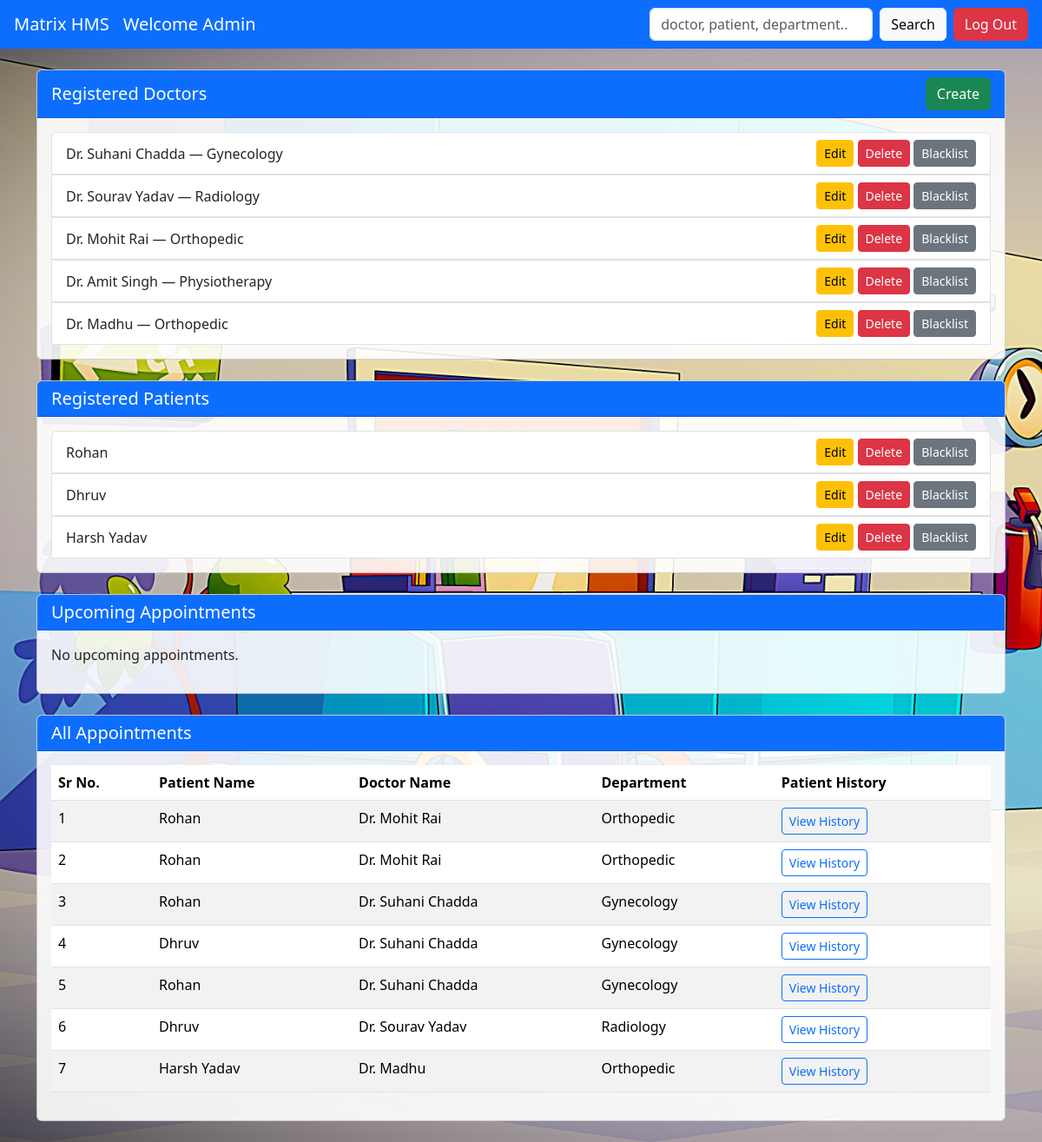
Before: /admin_dashboard with the older database file.
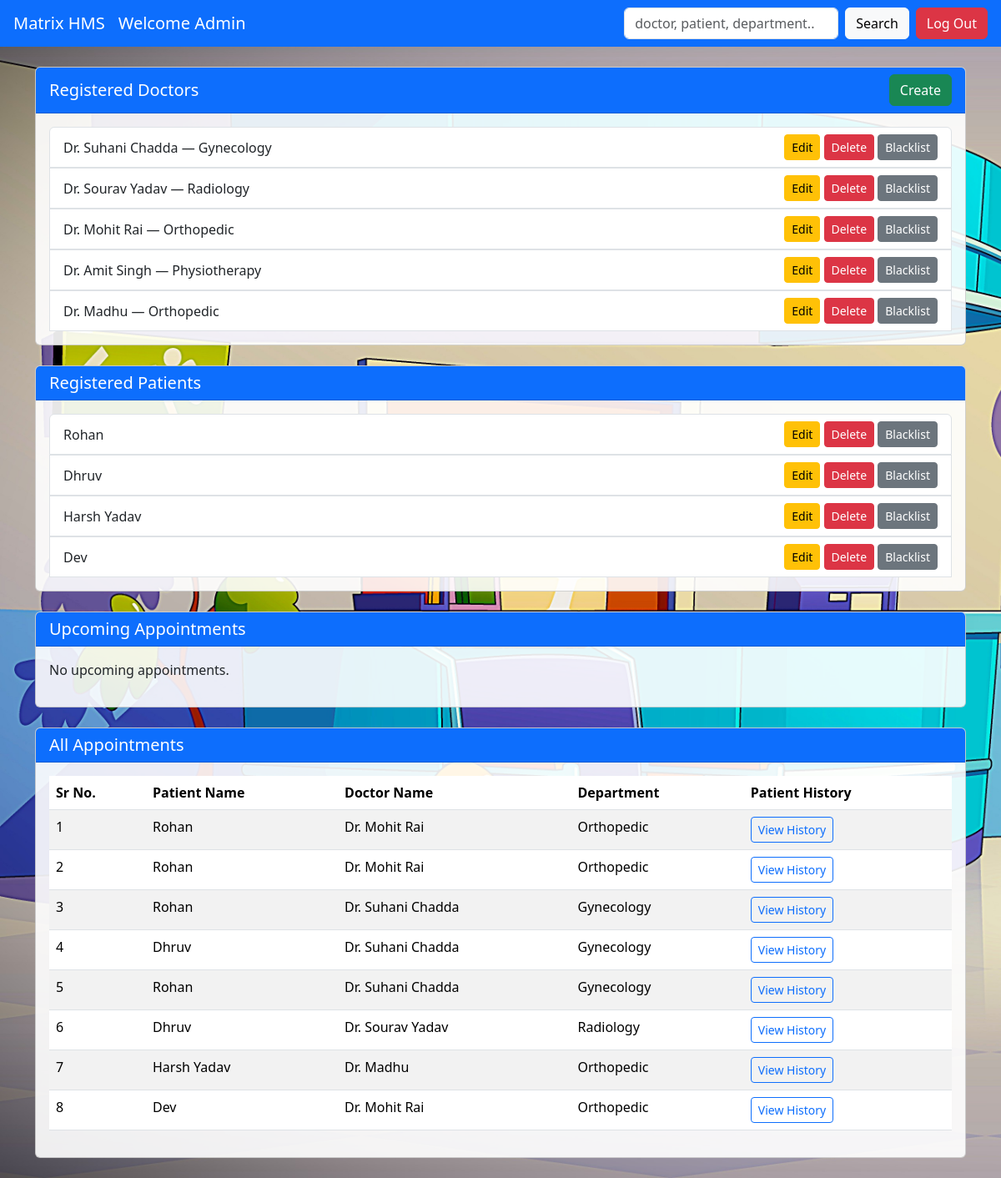
After: the same page with the newer database file.
### models.py (models this page shows)
class Doctor(db.Model):
    __tablename__ = 'doctors'
    id = db.Column(db.Integer, db.ForeignKey('users.id'), primary_key=True)
    department_id = db.Column(db.Integer, db.ForeignKey('departments.id'), nullable=False)
    experience_years = db.Column(db.Integer)
    user = db.relationship('User', back_populates='doctor_profile')
    department = db.relationship('Department', back_populates='doctors')
    appointments = db.relationship('Appointment', back_populates='doctor', lazy=True)
    availability_slots = db.relationship('DoctorAvailability', back_populates='doctor', cascade='all, delete-orphan')
    patient_histories = db.relationship('PatientHistory', back_populates='doctor', lazy=True)

class User(db.Model):
    __tablename__ = 'users'
    id = db.Column(db.Integer, primary_key=True)
    user_name = db.Column(db.String(100), nullable=False)
    user_email = db.Column(db.String(100), unique=True, nullable=False)
    user_password = db.Column(db.String(200), nullable=False)
    user_role = db.Column(db.String(20), nullable=False)
    created_at = db.Column(db.DateTime, default=datetime.utcnow)
    doctor_profile = db.relationship('Doctor', back_populates='user', uselist=False)
    patient_profile = db.relationship('Patient', back_populates='user', uselist=False)

class Department(db.Model):
    __tablename__ = 'departments'
    id = db.Column(db.Integer, primary_key=True)
    department_name = db.Column(db.String(100), unique=True, nullable=False)
    description = db.Column(db.Text)
    doctors = db.relationship('Doctor', back_populates='department', lazy=True)

class Patient(db.Model):
    __tablename__ = 'patients'
    id = db.Column(db.Integer, db.ForeignKey('users.id'), primary_key=True)
    patient_name = db.Column(db.String(100), nullable=False)
    user = db.relationship('User', back_populates='patient_profile')
    appointments = db.relationship('Appointment', back_populates='patient', lazy=True)
    medical_history = db.relationship('PatientHistory', back_populates='patient', cascade='all, delete-orphan')

class Appointment(db.Model):
    __tablename__ = 'appointments'
    id = db.Column(db.Integer, primary_key=True)
    patient_id = db.Column(db.Integer, db.ForeignKey('patients.id'), nullable=False)
    doctor_id = db.Column(db.Integer, db.ForeignKey('doctors.id'), nullable=False)
    appointment_date = db.Column(db.Date, nullable=False)
    appointment_time = db.Column(db.Time, nullable=False)
    status = db.Column(db.String(20), default='booked')  # booked, completed, cancelled
    created_at = db.Column(db.DateTime, default=datetime.utcnow)
    patient = db.relationship('Patient', back_populates='appointments')
    doctor = db.relationship('Doctor', back_populates='appointments')
    history_record = db.relationship('PatientHistory', back_populates='appointment', uselist=False)

### app.py (the view)
@app.route('/admin_dashboard')
def admin_dashboard():
    search_query = request.args.get('search', '').strip()
    if search_query:
        doctors = Doctor.query.join(User).filter(
            (User.user_name.contains(search_query)) |
            (Doctor.department_id.in_(
                [d.id for d in Department.query.filter(Department.department_name.contains(search_query))]
            ))
        ).all()
        patients = Patient.query.join(User).filter(
            User.user_name.contains(search_query)
        ).all()
    else:
        doctors = Doctor.query.all()
        patients = Patient.query.all()
    today = datetime.now().date()
    appointments = Appointment.query.filter(Appointment.appointment_date >= today).all()
    all_appointments = Appointment.query.all()
    return render_template(
        'AdminUI/admin_dashboard.html',
        doctors=doctors,
        patients=patients,
        appointments=appointments,
        all_appointments=all_appointments
    )

### templates/AdminUI/admin_dashboard.html (shortened to what this page needs)
<!DOCTYPE html>
<html lang="en">
<head>
    <link href="https://cdn.jsdelivr.net/npm/bootstrap@5.3.3/dist/css/bootstrap.min.css" rel="stylesheet">
</head>
<body class="bg-light">
    <nav class="navbar navbar-expand-lg navbar-dark bg-primary px-3">
        <a class="navbar-brand" href="{{ url_for('landing_page') }}">
            Matrix HMS
        </a>
        <a class="navbar-brand" href="#">
            Welcome Admin
        </a>
        <form class="d-flex ms-auto align-items-center gap-2" method="get" action="{{ url_for('admin_dashboard') }}">
            <input class="form-control" type="search" placeholder="doctor, patient, department..." name="search"
                value="{{ search_query }}">
            <button class="btn btn-light" type="submit">
                Search
            </button>
        </form>
        <a href="{{ url_for('login') }}" class="btn btn-danger ms-2">Log Out</a>
    </nav>
    <div class="container my-4" id="container">
        <div class="card mb-4" id="doctor_card" style="background-color: rgba(255, 255, 255, 0.9);">
            <div class="card-header bg-primary text-white d-flex justify-content-between align-items-center">
                <h5 class="mb-0">Registered Doctors</h5>
                <a href="{{ url_for('add_doctor') }}" class="btn btn-success ms-2">Create</a>
            </div>
            <div class="card-body">
                {% if doctors %}
                <ul class="list-group">
                    {% for doctor in doctors %}
                    <li class="list-group-item d-flex justify-content-between align-items-center">
                        <span>{{ doctor.user.user_name }} — {{ doctor.department.department_name }}</span>
                        <div>
                            <a href="{{ url_for('edit_doctor', doctor_id=doctor.id) }}"
                                class="btn btn-warning btn-sm">Edit</a>
                            <button type="button" class="btn btn-danger btn-sm" data-bs-toggle="modal"
                                data-bs-target="#deleteModal{{ doctor.id }}">
                                Delete
                            </button>
                            <button type="button" class="btn btn-secondary btn-sm" data-bs-toggle="modal"
                                data-bs-target="#blacklistModal{{ doctor.id }}">
                                Blacklist
                            </button>
                        </div>
                    </li>
                    {% endfor %}
                </ul>
                {% else %}
                <p>No doctors registered.</p>
                {% endif %}
            </div>
        </div>
        <div class="card mb-4" style="background-color: rgba(255, 255, 255, 0.9);">
            <div class="card-header bg-primary text-white d-flex justify-content-between align-items-center">
                <h5 class="mb-0">Registered Patients</h5>
            </div>
            <div class="card-body">
                {% if patients %}
                <ul class="list-group">
                    {% for patient in patients %}
                    <li class="list-group-item d-flex justify-content-between align-items-center">
                        <span>{{ patient.user.user_name }} </span>
                        <div>
                            <a href="{{ url_for('edit_patient', patient_id=patient.id) }}"
                                class="btn btn-warning btn-sm">Edit</a>
                            <button type="button" class="btn btn-danger btn-sm" data-bs-toggle="modal"
                                data-bs-target="#deletePatientModal{{ patient.id }}">
                                Delete
                            </button>
                            <button type="button" class="btn btn-secondary btn-sm" data-bs-toggle="modal"
                                data-bs-target="#blacklistPatientModal{{ patient.id }}">
                                Blacklist
                            </button>
                        </div>
                    </li>
                    {% endfor %}
                </ul>
                {% else %}
                <p>No patients registered.</p>
                {% endif %}
            </div>
        </div>
        <div class="card mb-4" style="background-color: rgba(255, 255, 255, 0.9);">
            <div class="card-header bg-primary text-white">
                <h5 class="mb-0">Upcoming Appointments</h5>
            </div>
            <div class="card-body table-responsive">
                {% if appointments %}
                <table class="table table-striped">
                    <thead>
                        <tr>
                            <th>Sr No.</th>
                            <th>Patient Name</th>
                            <th>Doctor Name</th>
                            <th>Department</th>
                            <th>Patient History</th>
                        </tr>
                    </thead>
                    <tbody>
                        {% for appt in appointments %}
                        <tr>
                            <td>{{ loop.index }}</td>
                            <td>{{ appt.patient.user.user_name }}</td>
                            <td>{{ appt.doctor.user.user_name }}</td>
                            <td>{{ appt.doctor.department.department_name }}</td>
                            <td>
                                <a href="{{ url_for('view_patient_history', role='admin', username='admin', patient_id=appt.patient.id) }}"
                                    class="btn btn-outline-primary btn-sm">View History</a>
                            </td>
                        </tr>
                        {% endfor %}
                    </tbody>
                </table>
                {% else %}
                <p>No upcoming appointments.</p>
                {% endif %}
            </div>
        </div>
        <div class="card" style="background-color: rgba(255, 255, 255, 0.9);">
            <div class="card-header bg-primary text-white">
                <h5 class="mb-0">All Appointments</h5>
            </div>
            <div class="card-body table-responsive">
                {% if all_appointments %}
                <table class="table table-striped">
                    <thead>
                        <tr>
                            <th>Sr No.</th>
                            <th>Patient Name</th>
                            <th>Doctor Name</th>
                            <th>Department</th>
                            <th>Patient History</th>
                        </tr>
                    </thead>
                    <tbody>
                        {% for appt in all_appointments %}
                        <tr>
                            <td>{{ loop.index }}</td>
                            <td>{{ appt.patient.user.user_name }}</td>
                            <td>{{ appt.doctor.user.user_name }}</td>
                            <td>{{ appt.doctor.department.department_name }}</td>
                            <td>
                                <a href="{{ url_for('view_patient_history', role='admin', username='admin', patient_id=appt.patient.id
                                ) }}" class="btn btn-outline-primary btn-sm">
                                    View History
                                </a>
                            </td>
                        </tr>
                        {% endfor %}
                    </tbody>
                </table>
                {% else %}
                <p>No Appointments.</p>
                {% endif %}
            </div>
        </div>
    </div>
</body>
</html>

### templates/AdminUI/admin_dashboard.html (style rules this page uses)
body { background-image: url('/static/images/admin-dash\ bg.jpg'); background-size: cover; background-repeat: no-repeat; }

Changed rows visible on the page:
added Patient: user.user_name "Dev"
added Appointment: patient.user.user_name "Dev", doctor.user.user_name "Dr. Mohit Rai", doctor.department.department_name "Orthopedic"
